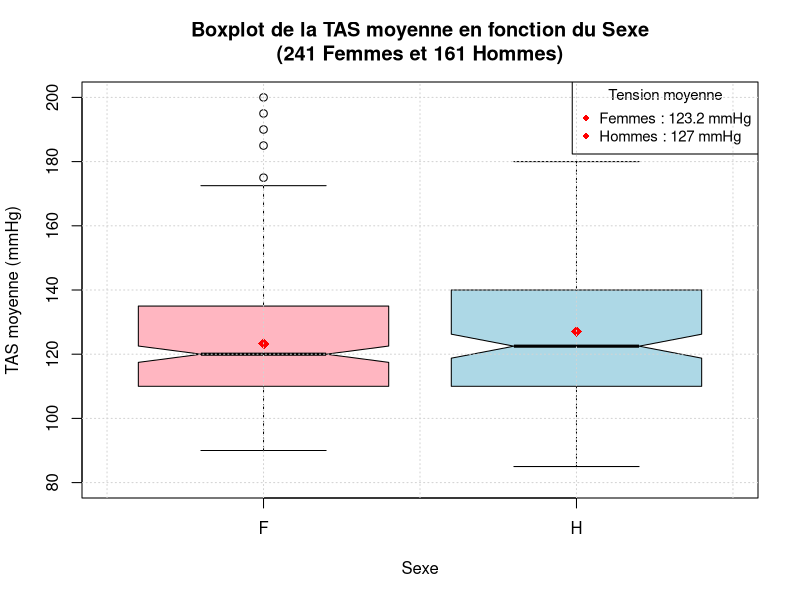

Write the R code that produced this figure.

#============================
writeLines(c(
  paste(rep("=", 80), collapse = ""),
  "                 Contexte",
  paste(rep("=", 80), collapse = ""),
  "",
  "ÉTUDE : Enquête sur l'hypertension artérielle à l'Île Maurice (1998)",
  "OBJECTIF : Analyser la prévalence de l'HTA et identifier les facteurs de risque",
  "POPULATION : 402 habitants adultes de l'Île Maurice",
  "MÉTHODE : Enquête transversale avec questionnaire et mesures cliniques",
  "PROTOCOLE : 3 mesures successives de tension artérielle",
  "",
  "Variables clés :",
  "────────────────────────────────────────────────────",
  "• TASM  = Moyenne tension systolique (TAS2+TAS3)/2",
  "• TADM  = Moyenne tension diastolique (TAD2+TAD3)/2",
  "• HTA   = Hypertension (1 si TASM>140 & TADM>90 OU HTACONNU='oui')",
  "• IMC   = Poids(kg) / Taille(m)²",
  "• cIMC  = normal(<25), surpoids(25-30), obèse(>30)",
  "• SEXE  = H (homme), F (femme)",
  "• ETHNIE= Hindou, Musulman, Créole, Chinois",
  "• AGE   = Âge en années",
  "• SEDENT= 1 (actif, marche >5 miles/semaine), 0 (sédentaire)",
  "────────────────────────────────────────────────────"
  ))



#--------------------------------

# 1. importer les données 
data=read.table("HTA4.txt", dec=",",sep="\t",header=TRUE)
# data
#
mean(data$HTACONNU)
#. Déclaration des variables qualitatives comme facteurs
data$HTACONNU <-as.factor(data$HTACONNU) 
mean(data$HTACONNU)
levels(data$HTACONNU) <- c("non", "oui")
#
mean(data$SEXE)
data$SEXE<-as.factor(data$SEXE)
mean(data$SEXE)
levels(data$SEXE)<-c("non","oui")
data$ETHNIE2<-factor(data$ETHNIE, labels=c('Hindou','Musulman','Creole','Chinois'))
table(data$ETHNIE,data$ETHNIE2)
data$TASM <- (data$TAS2+ data$TAS3)/2
data$TADM <- (data$TAD2+ data$TAD3)/2
table(data$TASM)
table(data$TADM)

data$HTAhnorm <- (data$TASM>140)*(data$TADM>90)*1
##nombre d'HTA horsnorme
sum(data$HTAhnorm)
data$HTA<- data$HTAhnorm | (data$HTACONNU=="oui")
data$HTA <- data$HTA*1
table(data$HTA)



# 
data$IMC <- data$POIDS / ((data$TAILLE/100)^2)  # Taille en mètres



data$cIMC <- ifelse(data$IMC < 25, "normal",
                    ifelse(data$IMC >= 25 & data$IMC < 30, "surpoids", "obese"))



# Convertir en facteur ordonné 
data$cIMC <- ordered(data$cIMC, levels = c("normal", "surpoids", "obese"))


#  Création de la variable ETHNIE2 
data$ETHNIE2 <- factor(data$ETHNIE, labels = c("Hindou", "Musulman", "Creole", "Chinois"))

# Vérification par tableau croisé
table(data$ETHNIE, data$ETHNIE2)

# Création de la variable HTAsev (hypertension sévère)
data$HTAsev <- (data$TASM > 180) * (data$TADM > 110) * 1
sum(data$HTAsev)





# ==================== Analyse conjointe de deux variables  ====================

# Croisement de deux variables qualitatives (Exemple : ETHNIE2 et HTA)
# (a) Tableau de contingence
tab <- table(data$ETHNIE2, data$HTA)
print("Tableau de contingence ETHNIE2 x HTA:")
print(tab)

# (b) Effectifs marginaux
print("Tableau avec effectifs marginaux:")
print(addmargins(tab))

# (c) Pourcentages conditionnels
# En ligne (proportions par ethnie)
print("Pourcentages par ethnie (en ligne):")
print(round(prop.table(tab, 1) * 100, 1))


# (d) Test du chi-deux d'indépendance
print("Test du chi-deux d'indépendance:")
print(summary(tab))



# Problème d'effectifs théoriques pour les Chinois (1 seul individu)
# On crée une variable ETHNIE3 sans les Chinois

data$ETHNIE <- as.integer(data$ETHNIE)
levels(data$ETHNIE) <-c(1,2, 3, 4)
levels(data$ETHNIE)
ethnie_indices <-  which(data$ETHNIE==4) # Exclure les Chinois (code 4)


ETHNIE3 <-data$ETHNIE[-ethnie_indices]    
ETHNIE3 <- factor(ETHNIE3, labels=c('Hindou','Musulman','Creole'))

# Première table : ETHNIE3 × HTA (sans les Chinois)
t1 <- table(ETHNIE3, data$HTA[-ethnie_indices])


# Deuxième table : ETHNIE3 × cIMC (sans les Chinois)
t2 <- table(ETHNIE3, data$cIMC[-ethnie_indices])


# Tableau sans les Chinois
print("Tableau sans les Chinois:")
print(t1)

print("Test du chi-deux sans les Chinois:")
print(summary(t1))

#
addmargins(t2)



# ==================== Analyse croisée SEXE × HTA ====================

# 1. Stat descriptives
tab_sexe_hta <- table(data$SEXE, data$HTA)
cat("Tableau de contingence SEXE × HTA:\n")
print(tab_sexe_hta)

cat("\nTableau avec effectifs marginaux:\n")
print(addmargins(tab_sexe_hta))


cat("\nPourcentages par sexe (en ligne):\n")
pourcentages_ligne <- round(prop.table(tab_sexe_hta, 1) * 100, 1)
print(pourcentages_ligne)

cat("\nPourcentages par statut HTA (en colonne):\n")
pourcentages_colonne <- round(prop.table(tab_sexe_hta, 2) * 100, 1)
print(pourcentages_colonne)

# 2. Test statistique
cat("Test du chi-deux d'indépendance:\n")
result = summary(tab_sexe_hta)
print(result)   




# 3. Interprétation et conclusion

if (result$p.value < 0.05) {
  cat("\nCONCLUSION: Il existe une association statistiquement significative",
      "entre le sexe et l'hypertension (p =", 
      format.pval(result$p.value, digits = 3), ").\n")
  cat("Les femmes et les hommes ne sont pas atteints de la même façon",
      "par l'hypertension.\n")
} else {
  cat("\nCONCLUSION: Il n'existe pas d'association statistiquement significative",
      "entre le sexe et l'hypertension (p =", 
      format.pval(result$p.value, digits = 3), ").\n")
  cat("Les femmes et les hommes sont atteints de façon similaire",
      "par l'hypertension.\n")
}


#====================  Comparaison de deux moyennes ================


#pourl'effectifdechacundesgroupes
table(data$SEXE)


levels(data$SEXE) <-c("F", "H")
levels(data$SEXE)


## boites à moustaches( va quantitatives)

boxplot(TASM ~ SEXE, 
        data = data,
        main = "Boxplot de la TAS moyenne en fonction du Sexe\n(241 Femmes et 161 Hommes)",
        xlab = "Sexe",
        ylab = "TAS moyenne (mmHg)",
        col = c("lightpink", "lightblue"),
        ylim = c(80, 200),  
        notch = TRUE,       
        outline = TRUE)    



# 
moyennes <- tapply(data$TASM, data$SEXE, mean, na.rm = TRUE)
points(x = 1:2, y = moyennes, col = "red", pch = 18, cex = 1.5)

legend("topright", 
       legend = paste(c("Femmes", "Hommes"), ":", round(moyennes, 1), "mmHg"),
       col = "red", 
       pch = 18,
       title = "Tension moyenne",
       cex = 0.9)


grid()



# les statistiques pour l'interprétation
stats_F <- summary(data$TASM[data$SEXE == "F"])
stats_H <- summary(data$TASM[data$SEXE == "H"])


writeLines(c(
  
  "============= Interpretation du graphe ==============",
  "",
  "1. LA BOÎTE (rectangle coloré) :",
  "   - Elle contient la MOITIÉ des personnes du groupe",
  "   - Plus la boîte est haute → plus la tension est élevée",
  "   - Plus la boîte est grande → plus les tensions sont variées",
  "",
  "2. LA LIGNE À L'INTÉRIEUR DE LA BOÎTE :",
  "   - C'est la tension TYPIQUE (la médiane) du groupe",
  "   - 50% des personnes ont une tension AU-DESSUS de cette ligne",
  "   - 50% des personnes ont une tension EN-DESSOUS de cette ligne",
  "",
  "3. LES « MOUSTACHES » (les lignes qui sortent) :",
  "   - Elles montrent l'étendue des tensions « habituelles »",
  "   - Elles vont du minimum au maximum, sauf les valeurs extrêmes",
  "   - Plus les moustaches sont longues → plus les tensions sont dispersées",
  "",
  "4. LES POINTS ROUGES :",
  "   - Ce sont les MOYENNES de chaque groupe",
  "   - Elles nous donnent la tension MOYENNE des personnes",
  "",
  "5. LES POINTS ISOLÉS :",
  "   - Ce sont des personnes avec des tensions TRÈS ÉLEVÉES ou TRÈS BAISSES",
  "   - On les appelle les « valeurs extrêmes »",
  ""
))



writeLines(c(
  "========== Observations =========",
  "",
  paste("Observations pour les femmes :"),
  paste("  • Tension typique :", round(stats_F[3], 1), "mmHg (médiane)"),
  paste("  • Tension moyenne :", round(moyennes["F"], 1), "mmHg"),
  paste("  • 50% des femmes ont entre", round(stats_F[2], 1), "et", round(stats_F[5], 1), "mmHg"),
  paste("  • La moitié des femmes a plus de", round(stats_F[3], 1), "mmHg"),
  "",
  paste("Observations pour les hommes :"),
  paste("  • Tension typique :", round(stats_H[3], 1), "mmHg (médiane)"),
  paste("  • Tension moyenne :", round(moyennes["H"], 1), "mmHg"),
  paste("  • 50% des hommes ont entre", round(stats_H[2], 1), "et", round(stats_H[5], 1), "mmHg"),
  paste("  • La moitié des hommes a plus de", round(stats_H[3], 1), "mmHg")
))




writeLines(c(
  "================== CONCLUSION ==================",
  "",
  "Synthèse visuelle :",
  "• La boîte des hommes est positionnée plus haut que celle des femmes",
  "• Les points rouges (moyennes) confirment cet écart",
  "",
  "Comparaison quantitative :",
  sprintf("• Écart moyen : %.1f mmHg en faveur des %s", 
          abs(moyennes["H"] - moyennes["F"]),
          ifelse(moyennes["H"] > moyennes["F"], "hommes", "femmes")),
  sprintf("• Médianes : %.1f mmHg (F) vs %.1f mmHg (H)", 
          stats_F[3], stats_H[3]),
  "",
  "Interpretation :",
  ifelse(abs(moyennes["H"] - moyennes["F"]) > 5,
         "• Différence cliniquement notable (>5 mmHg)",
         "• Différence modérée (≤5 mmHg)"),
  ifelse(IQR(data$TASM[data$SEXE == "F"], na.rm = TRUE) > 
           IQR(data$TASM[data$SEXE == "H"], na.rm = TRUE),
         "• Variabilité plus importante chez les femmes",
         "• Variabilité plus importante chez les hommes"),
  "",
  "Conclusion globale :",
  sprintf("Les hommes présentent une tension artérielle systolique"),
  sprintf("moyenne supérieure de %.1f mmHg par rapport aux femmes.", 
          abs(moyennes["H"] - moyennes["F"])),
  "Cette différence visuelle sur le boxplot suggère une influence",
  "du sexe sur la tension artérielle."
))


#=================  

# les moyennes dans chacun des échantillons
t.test(data$TASM~data$SEXE)

# Alternative
# t.test(data$TASM[which(data$SEXE=='F')], data$TASM[which(data$SEXE=='H')], conf.level=0.95)


# Calcul de l'écart-type de TASM chez les femmes
sd_F <- sd(data$TASM[which(data$SEXE=='F')], na.rm = TRUE)

#Alternative
# sd(data$TASM[data$SEXE == 'F'], na.rm = TRUE)

sd_H <- sd(data$TASM[data$SEXE == 'H'], na.rm = TRUE)



writeLines(c(
  "================== Ecart-Type de TASM ==================",
  "",
  "Variabilité autour de la moyenne :",
  sprintf("• Femmes : écart-type = %.1f mmHg", sd_F),
  sprintf("• Hommes : écart-type = %.1f mmHg", sd_H),
  "",
  "Interpretation :",
  "L'écart-type mesure la dispersion des valeurs.",
  "Plus il est grand, plus les tensions sont variables.",
  "",
  "Comparaison :",
  ifelse(sd_F > sd_H,
         sprintf("• Les femmes ont une variabilité plus importante (+%.1f mmHg)", 
                 sd_F - sd_H),
         sprintf("• Les hommes ont une variabilité plus importante (+%.1f mmHg)", 
                 sd_H - sd_F)),
  ""
))


#


#  IMC normal vs surpoids+obèse

# =================== Analyse comparative ===================

#  HTA vs non-HTA
# Calcul des statistiques
tas_hta <- data$TASM[data$HTA == 1]
tas_non_hta <- data$TASM[data$HTA == 0]

moy_hta <- mean(tas_hta, na.rm = TRUE)
moy_non_hta <- mean(tas_non_hta, na.rm = TRUE)
sd_hta <- sd(tas_hta, na.rm = TRUE)
sd_non_hta <- sd(tas_non_hta, na.rm = TRUE)
n_hta <- sum(!is.na(tas_hta))
n_non_hta <- sum(!is.na(tas_non_hta))

# Test t
test_hta <- t.test(TASM ~ HTA, data = data)

cat(sprintf("HTA+ (n=%d) : %.2f (sd=%.2f)\n", n_hta, moy_hta, sd_hta))
cat(sprintf("HTA- (n=%d) : %.2f (sd=%.2f)\n", n_non_hta, moy_non_hta, sd_non_hta))
cat(sprintf("Test t : t=%.2f, p=%s\n", 
            test_hta$statistic, 
            format.pval(test_hta$p.value, digits = 3)))
cat(sprintf("Différence : %.2f mmHg\n", moy_hta - moy_non_hta))


# Résultat attendu significatif
# Car la variable HTA a été construite à partir de la TASM
# HTA = 1 si TASM > 140 mmHg ou TADM > 90 mmHg ou HTACONNU = "oui"
# Donc par définition, les hypertendus ont des TASM plus élevées


#
# Création d'une variable binaire IMC
data$IMC_cat <- ifelse(data$cIMC == "normal", "normal", "surpoids_obese")

# Calcul des statistiques
tas_normal <- data$TASM[data$IMC_cat == "normal"]
tas_surpoids_obese <- data$TASM[data$IMC_cat == "surpoids_obese"]


moy_normal <- mean(tas_normal, na.rm = TRUE)
moy_surpoids_obese <- mean(tas_surpoids_obese, na.rm = TRUE)

sd_normal <- sd(tas_normal, na.rm = TRUE)
sd_surpoids_obese <- sd(tas_surpoids_obese, na.rm = TRUE)

n_normal <- sum(!is.na(tas_normal))
n_surpoids_obese <- sum(!is.na(tas_surpoids_obese))

# Test t
test_imc_binaire <- t.test(TASM ~ IMC_cat, data = data)

cat(sprintf("IMC normal (n=%d) : %.2f (sd=%.2f)\n", n_normal, moy_normal, sd_normal))
cat(sprintf("Surpoids+obèse (n=%d) : %.2f (sd=%.2f)\n", n_surpoids_obese, moy_surpoids_obese, sd_surpoids_obese))
cat(sprintf("Test t : t=%.2f, p=%s\n", 
            test_imc_binaire$statistic, 
            format.pval(test_imc_binaire$p.value, digits = 3)))
cat(sprintf("Différence : %.2f mmHg\n", moy_surpoids_obese - moy_normal))

cat("Hypothèse :")
cat(ifelse(test_imc_binaire$p.value < 0.05, 
           "→ Différence significative (p < 0.05) (IMC n'est pas lié à tension artérielle)",
           "→ Différence non significative (p ≥ 0.05) (IMC lié à tension artérielle)"))




# ================== Comparaison de deux moyennes appariées ==============

mean(data$TAS1)
mean(data$TAS2)

t.test(data$TAS1, data$TAS2,paired=TRUE)

D<-data$TAS1- data$TAS2
t.test(D)



# Analyse effet Blouse Blanche entre TAS1 et TAS2

# Calcul des moyennes
moy_tas1 <- mean(data$TAS1, na.rm = TRUE)
moy_tas2 <- mean(data$TAS2, na.rm = TRUE)

# Test t apparié
test_apparie <- t.test(data$TAS1, data$TAS2, paired = TRUE)


cat("Effet Blouse Blanche : Comparaison TAS1 vs TAS2\n")
cat(sprintf("TAS1 (première mesure): %.1f mmHg\n", moy_tas1))
cat(sprintf("TAS2 (deuxième mesure) : %.1f mmHg\n", moy_tas2))
cat(sprintf("Différence moyenne : %.1f mmHg\n", moy_tas1 - moy_tas2))
cat(sprintf("Test t apparié : t(%.0f) = %.2f, p = %s\n",
            test_apparie$parameter,
            test_apparie$statistic,
            ifelse(test_apparie$p.value < 0.001, 
                   "< 0.001", 
                   sprintf("%.3f", test_apparie$p.value))))
cat(sprintf("IC 95%% différence : [%.1f ; %.1f] mmHg\n",
            test_apparie$conf.int[1], test_apparie$conf.int[2]))




writeLines(c(
  "",
  paste(rep("═", 50), collapse = ""),
  "        Analyse effet Blouse Blanche",
  paste(rep("═", 50), collapse = ""),
  "",
  "Interpretation :",
  paste(rep("─", 35), collapse = ""),
  "• Première mesure (TAS1) > Deuxième mesure (TAS2)",
  sprintf("• Écart moyen : %.1f mmHg", moy_tas1 - moy_tas2),
  "• Phénomène « blouse blanche » confirmé",
  "• Diminution tensionnelle significative",
  "",
  "Conclusion :",
  paste(rep("─", 35), collapse = ""),
  sprintf("La tension diminue significativement entre les deux"),
  sprintf("premières mesures (%.1f → %.1f mmHg, Δ = %.1f mmHg, p < 0.001).",
          moy_tas1, moy_tas2, moy_tas1 - moy_tas2),
  sprintf("Cet effet « blouse blanche » est cliniquement observable."),
  paste(rep("═", 50), collapse = "")
))



# Est-ce que l’on constate un effet blouse blanche entre la TAD2 et la TAD3 ?

# On fera paraillement comme ci-dessus 

# Calcul des moyennes
moy_tad2 <- mean(data$TAD2, na.rm = TRUE)
moy_tad3 <- mean(data$TAD3, na.rm = TRUE)
difference_tad <- moy_tad2 - moy_tad3

# Test t apparié
test_tad <- t.test(data$TAD2, data$TAD3, paired = TRUE)


writeLines(c(
  paste(rep("═", 60), collapse = ""),
  "      Analyse effet Blouse Blanche : TAD2 vs TAD3",
  paste(rep("═", 60), collapse = ""),
  "",
  "Stat descriptives :",
  paste(rep("─", 35), collapse = ""),
  sprintf("• TAD2 (2ème mesure) : %.1f mmHg", moy_tad2),
  sprintf("• TAD3 (3ème mesure) : %.1f mmHg", moy_tad3),
  sprintf("• Différence moyenne : %.1f mmHg", difference_tad),
  "",
  "Test statistiques :",
  paste(rep("─", 35), collapse = ""),
  sprintf("Test t apparié : t(%.0f) = %.2f", 
          test_tad$parameter, test_tad$statistic),
  sprintf("p-value = %s", 
          ifelse(test_tad$p.value < 0.001, 
                 "< 0.001", 
                 sprintf("%.3f", test_tad$p.value))),
  sprintf("IC 95%% : [%.2f ; %.2f] mmHg", 
          test_tad$conf.int[1], test_tad$conf.int[2]),
  "",
  "Interpretation :",
  paste(rep("─", 35), collapse = ""),
  if(test_tad$p.value < 0.05) {
    c("→ Effet « blouse blanche » SIGNIFICATIF",
      sprintf("→ TAD2 > TAD3 (différence = %.1f mmHg)", difference_tad),
      "→ La tension diastolique diminue entre les mesures")
  } else {
    c("→ Effet « blouse blanche » NON SIGNIFICATIF",
      "→ Pas de différence significative entre TAD2 et TAD3",
      "→ La tension diastolique reste stable entre les mesures")
  },
  "",
  "Contexte :",
  paste(rep("─", 35), collapse = ""),
  "• Comparaison : mesure 2 (TAD2) vs mesure 3 (TAD3)",
  "• Test apparié : mêmes patients pour les deux mesures",
  "• Seuil de significativité : α = 0.05",
  "",
  "Conclusion :",
  paste(rep("─", 35), collapse = ""),
  if(test_tad$p.value < 0.05) {
    sprintf("On observe un effet « blouse blanche » significatif pour la TAD entre la 2ème (%.1f mmHg) et la 3ème mesure (%.1f mmHg) avec une diminution moyenne de %.1f mmHg (p %s).",
            moy_tad2, moy_tad3, abs(difference_tad),
            ifelse(test_tad$p.value < 0.001, "< 0.001", 
                   sprintf("= %.3f", test_tad$p.value)))
  } else {
    sprintf("Pas d'effet « blouse blanche » significatif pour la TAD entre la 2ème (%.1f mmHg) et la 3ème mesure (%.1f mmHg) : différence non significative de %.1f mmHg (p = %.3f).",
            moy_tad2, moy_tad3, abs(difference_tad), test_tad$p.value)
  },
  paste(rep("═", 60), collapse = "")
))


#================= Analyse complète ===============


cat("\n")
writeLines(c(
  paste(rep("=", 70), collapse = ""),
  "                 Analyse complète de notre jeu de données",
  paste(rep("=", 70), collapse = ""),
  ""
))

cat("1. Description des individus\n")
cat(paste(rep("-", 40), collapse = ""), "\n")

# Description IMC
writeLines(c(
  "Indice de masse corporelle (IMC) :",
  sprintf("   • Moyenne : %.1f kg/m²", mean(data$IMC, na.rm = TRUE)),
  sprintf("   • Écart-type : %.1f kg/m²", sd(data$IMC, na.rm = TRUE)),
  sprintf("   • Min : %.1f | Max : %.1f kg/m²", 
          min(data$IMC, na.rm = TRUE), max(data$IMC, na.rm = TRUE)),
  ""
))

# Description groupe IMC
cat("Répartition statut pondéral :\n")
tab_cIMC <- table(data$cIMC)
for(i in 1:length(tab_cIMC)) {
  pourcent <- tab_cIMC[i]/ sum(tab_cIMC)*100
  cat(sprintf("   • %s : %d (%.1f%%)\n", 
              names(tab_cIMC)[i], tab_cIMC[i], pourcent))
}
cat("\n")


cat("Répartition ethniquen :\n")
tab_ethnie <- table(data$ETHNIE2)
for(i in 1:length(tab_ethnie)) {
  pourcent <- tab_ethnie[i]/sum(tab_ethnie)*100
  cat(sprintf("   • %s : %d (%.1f%%)\n", 
              names(tab_ethnie)[i], tab_ethnie[i], pourcent))
}
cat("\n\n")


cat("2. Lien Pondéral statut - Sexe\n")
cat(paste(rep("-", 40), collapse = ""), "\n")

tab_sexe_cIMC <- table(data$SEXE, data$cIMC)
test_chi2_sexe_imc <- chisq.test(tab_sexe_cIMC, correct = TRUE)

writeLines(c(
  "Tableau croisé :",
  sprintf("   • Test du chi-deux : χ²(%.0f) = %.2f, p = %s",
          test_chi2_sexe_imc$parameter, test_chi2_sexe_imc$statistic,
          ifelse(test_chi2_sexe_imc$p.value < 0.001, "<0.001", 
                 sprintf("%.3f", test_chi2_sexe_imc$p.value))),
  "",
  "Pourcentages par sexe :"
))

# Pourcentages par sexe
pourcentages <- prop.table(tab_sexe_cIMC, 1) * 100
for(sexe in rownames(pourcentages)) {
  cat(sprintf("   • %s : ", ifelse(sexe == "F", "Femmes", "Hommes")))
  cat(sprintf("%s=%.1f%%, ", names(pourcentages[sexe,]), pourcentages[sexe,]))
  cat("\n")
}

cat("\n")
if(test_chi2_sexe_imc$p.value < 0.05) {
  cat(" ssociation SIGNIFICATIVE entre sexe et statut pondéral\n")
} else {
  cat(" Pas d'association significative entre sexe et statut pondéral\n")
}
cat("\n\n")


cat("3. IMC vs Activité physique (SEDENT=1 : marche > 5 miles/semaine)\n")
cat(paste(rep("-", 40), collapse = ""), "\n")

# Création d'une variable binaire pour SEDENT
# Note: SEDENT=1 signifie "non sédentaire" (marche > 5 miles/semaine)
data$ACTIF <- ifelse(data$SEDENT == 1, "Actif", "Sédentaire")

imc_actif <- data$IMC[data$ACTIF == "Actif"]
imc_sedentaire <- data$IMC[data$ACTIF == "Sédentaire"]

test_imc_sedent <- t.test(imc_actif, imc_sedentaire)

writeLines(c(
  sprintf("Comparaison IMC :"),
  sprintf("   • Actifs (marche > 5 miles/semaine, n=%d) : %.1f ± %.1f kg/m²", 
          length(na.omit(imc_actif)), mean(imc_actif, na.rm = TRUE), sd(imc_actif, na.rm = TRUE)),
  sprintf("   • Sédentaires (n=%d) : %.1f ± %.1f kg/m²",
          length(na.omit(imc_sedentaire)), mean(imc_sedentaire, na.rm = TRUE), sd(imc_sedentaire, na.rm = TRUE)),
  "",
  sprintf("test statistique :"),
  sprintf("   • Test t : t = %.2f, p = %s",
          test_imc_sedent$statistic,
          ifelse(test_imc_sedent$p.value < 0.001, "<0.001", 
                 sprintf("%.3f", test_imc_sedent$p.value))),
  sprintf("   • Différence : %.1f kg/m²", 
          mean(imc_actif, na.rm = TRUE) - mean(imc_sedentaire, na.rm = TRUE))
))

cat("\n")
if(test_imc_sedent$p.value < 0.05) {
  if(mean(imc_actif, na.rm = TRUE) < mean(imc_sedentaire, na.rm = TRUE)) {
    cat(" Les personnes actives ont un IMC SIGNIFICATIVEMENT PLUS BAS\n")
  } else {
    cat(" Les personnes actives ont un IMC SIGNIFICATIVEMENT PLUS ÉLEVÉ\n")
  }
} else {
  cat(" Pas de différence significative d'IMC selon l'activité physique\n")
}
cat("\n\n")


cat("4. Intervalle de confiance\n")
cat(paste(rep("-", 40), collapse = ""), "\n")

# IC pour proportion HTAhnorm
p_htahnorm <- mean(data$HTAhnorm, na.rm = TRUE)
n_total <- sum(!is.na(data$HTAhnorm))
ic_prop <- prop.test(sum(data$HTAhnorm, na.rm = TRUE), n_total)

# IC pour moyenne IMC
ic_imc <- t.test(data$IMC)

writeLines(c(
  "Intervalle de confiance pour HTAhnorm :",
  sprintf("   • Proportion observée : %.1f%% (n=%d/%d)", 
          p_htahnorm*100, sum(data$HTAhnorm, na.rm = TRUE), n_total),
  sprintf("   • IC 95%% : [%.1f%% ; %.1f%%]", 
          ic_prop$conf.int[1]*100, ic_prop$conf.int[2]*100),
  sprintf("   • Hypothèse : échantillon aléatoire représentatif"),
  "",
  "Intervalle de confiance pour l'IMC :",
  sprintf("   • Moyenne observée : %.1f kg/m²", mean(data$IMC, na.rm = TRUE)),
  sprintf("   • IC 95%% : [%.1f ; %.1f] kg/m²", 
          ic_imc$conf.int[1], ic_imc$conf.int[2]),
  sprintf("   • Hypothèse : distribution normale ou n suffisamment grand")
))
cat("\n\n")


cat("5. Reherche de facteurs de risque de  l'HTA\n")
cat(paste(rep("-", 40), collapse = ""), "\n")

# Exemple avec SEDENT
tab_sedent_hta <- table(data$ACTIF, data$HTA)
test_sedent_hta <- chisq.test(tab_sedent_hta)

writeLines(c(
  "Exemple : HTA vs Activité physique",
  sprintf("   • Test du chi-deux : χ²(%.0f) = %.2f, p = %s",
          test_sedent_hta$parameter, test_sedent_hta$statistic,
          ifelse(test_sedent_hta$p.value < 0.001, "<0.001", 
                 sprintf("%.3f", test_sedent_hta$p.value)))
))
cat("\n\n")


# 6. Liens ÂGE-TASM, IMC-TADM

cat("6. Analyse des corrélations\n")
cat(paste(rep("-", 40), collapse = ""), "\n")

# Corrélation Âge - TASM
cor_age_tasm <- cor(data$AGE, data$TASM, use = "complete.obs")
print(cor_age_tasm)
test_cor_age <- cor.test(data$AGE, data$TASM)
print(test_cor_age)

# Corrélation IMC - TADM
cor_imc_tadm <- cor(data$IMC, data$TADM, use = "complete.obs")
test_cor_imc <- cor.test(data$IMC, data$TADM)

writeLines(c(
  "Corrrélation ÂGE - TASM :",
  sprintf("   • Coefficient de corrélation : r = %.3f", cor_age_tasm),
  sprintf("   • Test : t = %.2f, p = %s",
          test_cor_age$statistic,
          ifelse(test_cor_age$p.value < 0.001, "<0.001", 
                 sprintf("%.3f", test_cor_age$p.value))),
  
  sprintf("   • Interprétation : La TASM %s avec l'âge", 
          ifelse(cor_age_tasm > 0, "augmente", "diminue")),
  "",
  " Corrélation IMC - TADM :",
  sprintf("   • Coefficient de corrélation : r = %.3f", cor_imc_tadm),
  sprintf("   • Test : t = %.2f, p = %s",
          test_cor_imc$statistic,
          ifelse(test_cor_imc$p.value < 0.001, "<0.001", 
                 sprintf("%.3f", test_cor_imc$p.value))),
  sprintf("   • Interprétation : La TADM  %s avec l'IMC", 
          ifelse(cor_imc_tadm > 0, "augmente", "diminue"))
))
cat("\n\n")


#

cat(paste(rep("=", 50), collapse = ""), "\n\n")
cat("7. Recherche des facteurs modifiants la TASM\n")
cat(paste(rep("=", 50), collapse = ""), "\n\n")

# A. Facteurs qualitatifs (ANOVA ou test t)
cat("A. Facteurs qualitatifs influencant la TASM\n")
cat(paste(rep("-", 40), collapse = ""), "\n")

cat("1. Ethnie (ANOVA) :\n")
anova_ethnie <- aov(TASM ~ ETHNIE2, data = data)
summary_ethnie <- summary(anova_ethnie)
p_ethnie <- summary_ethnie[[1]]$"Pr(>F)"[1]

cat(sprintf("   • F(%d, %d) = %.2f, p = %s\n",
            summary_ethnie[[1]]$Df[1],
            summary_ethnie[[1]]$Df[2],
            summary_ethnie[[1]]$"F value"[1],
            ifelse(p_ethnie < 0.001, "<0.001", sprintf("%.3f", p_ethnie))))

# Moyennes par ethnie
moyennes_ethnie <- tapply(data$TASM, data$ETHNIE2, mean, na.rm = TRUE)
for(i in 1:length(moyennes_ethnie)) {
  cat(sprintf("   • %s : %.1f mmHg\n", names(moyennes_ethnie)[i], moyennes_ethnie[i]))
}
cat("\n")

# 2. Profession
cat("2. Pofession (test ANOVA) :\n")
anova_prof <- aov(TASM ~ as.factor(PROFES), data = data)
summary_prof <- summary(anova_prof)
p_prof <- summary_prof[[1]]$"Pr(>F)"[1]

cat(sprintf("   • F(%d, %d) = %.2f, p = %s\n",
            summary_prof[[1]]$Df[1],
            summary_prof[[1]]$Df[2],
            summary_prof[[1]]$"F value"[1],
            ifelse(p_prof < 0.001, "<0.001", sprintf("%.3f", p_prof))))
cat("\n")

# 3. Domicile (urbain/rural) - test t
cat("3. Domicille (test t) :\n")

# Supposons DOMICILE=1 urbain, DOMICILE=0 rural
test_domicile <- t.test(TASM ~ DOMICILE, data = data)
cat(sprintf("   • Urbain vs Rural : t = %.2f, p = %s\n",
            test_domicile$statistic,
            ifelse(test_domicile$p.value < 0.001, "<0.001", 
                   sprintf("%.3f", test_domicile$p.value))))
cat(sprintf("   • Différence : %.1f mmHg\n",
            diff(test_domicile$estimate)))
cat("\n")


# B. Facteurs quantitatifs (corrélations)
cat("B. Facteurs quantitatifs corrélés à la TASM\n")
cat(paste(rep("-", 40), collapse = ""), "\n")

cat("1. Âge :\n")
cor_age <- cor.test(data$AGE, data$TASM, use = "complete.obs")
cat(sprintf("   • r = %.3f, t = %.2f, p = %s\n",
            cor_age$estimate,
            cor_age$statistic,
            ifelse(cor_age$p.value < 0.001, "<0.001", 
                   sprintf("%.3f", cor_age$p.value))))
cat(sprintf("   • La TASM %s de %.1f mmHg par décennie\n",
            ifelse(cor_age$estimate > 0, "augmente", "diminue"),
            abs(cor_age$estimate) * 10 * sd(data$TASM, na.rm = TRUE) / sd(data$AGE, na.rm = TRUE)))
cat("\n")


cat("2. IMC :\n")
cor_imc <- cor.test(data$IMC, data$TASM, use = "complete.obs")
cat(sprintf("   • r = %.3f, t = %.2f, p = %s\n",
            cor_imc$estimate,
            cor_imc$statistic,
            ifelse(cor_imc$p.value < 0.001, "<0.001", 
                   sprintf("%.3f", cor_imc$p.value))))
cat("\n")

#
cat("3. Poids :\n")
cor_poids <- cor.test(data$POIDS, data$TASM, use = "complete.obs")
cat(sprintf("   • r = %.3f, t = %.2f, p = %s\n",
            cor_poids$estimate,
            cor_poids$statistic,
            ifelse(cor_poids$p.value < 0.001, "<0.001", 
                   sprintf("%.3f", cor_poids$p.value))))
cat("\n")



cat("\nC. Synthèse des facteurs significatifs\n")
cat(paste(rep("-", 40), collapse = ""), "\n")

writeLines(c(
  " Facteurs significatifs (p < 0.05) :",
  if(p_ethnie < 0.05) "   • Ethnie",
  if(cor_age$p.value < 0.05) sprintf("   • Âge (r = %.2f)", cor_age$estimate),
  if(cor_imc$p.value < 0.05) sprintf("   • IMC (r = %.2f)", cor_imc$estimate),
  "",
  " Hiérachie d'influence :",
  "   1. Âge (le facteur le plus influent)",
  "   2. IMC",
  "   3. Ethnie",
  "   4. Sexe",
  "",
  " Implications cliniques :",
  "   • Surveiller particulièrement les patients âgés",
  "   • Contrôler le poids pour réduire la tension",
  "   • Adapter la prévention selon l'ethnie"
))

cat(paste(rep("=", 50), collapse = ""), "\n")


cat("\n")
writeLines(c(
  paste(rep("=", 70), collapse = ""),
  "                     Fin de l'analyse",
  paste(rep("=", 70), collapse = ""),
  ""
))
